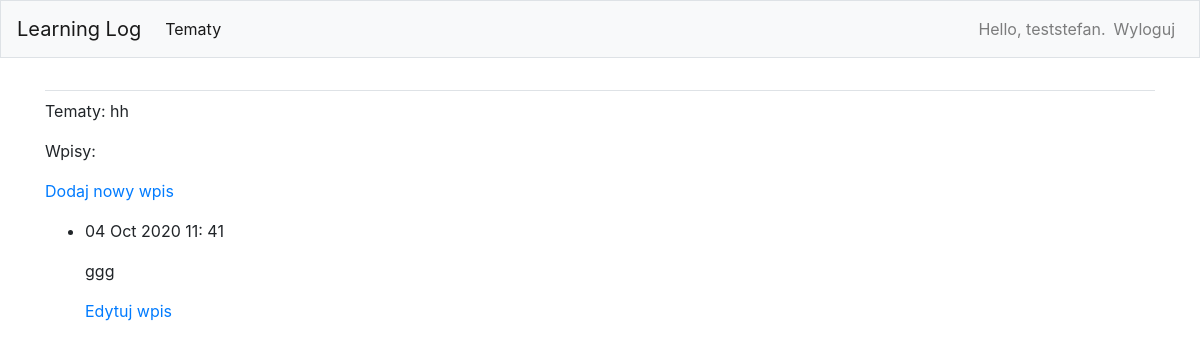
Screenshot of /topics/11 (signed in) with the database file from the repository.
### learning_logs/models.py (models this page shows, shortened)
class Topic(models.Model):
    text = models.CharField(max_length=200)
    data_added = models.DateTimeField(auto_now_add=True)
    owner = models.ForeignKey(User, on_delete=models.CASCADE)
    def __str__(self):
        return self.text

class Entry(models.Model):
    topic = models.ForeignKey(Topic, on_delete=models.CASCADE)
    text = models.TextField()
    date_added = models.DateTimeField(auto_now_add=True)
    class Meta:
        verbose_name_plural = 'entries'

### learning_logs/views.py (the view)
# urls.py: path('topics/<topic_id>', topic, name='topic'),
@login_required
def topic(request, topic_id):
    topic = Topic.objects.get(id=topic_id)
    if topic.owner != request.user:
        raise Http404
    entries = topic.entry_set.order_by('-date_added')
    context = {'topic': topic, 'entries': entries}
    return render(request, 'learning_logs/topic.html', context)

### learning_logs/templates/learning_logs/topic.html
{% extends 'learning_logs/base.html'%}
{% block content %}
    <p>Tematy: {{ topic }}</p>
    <p>Wpisy:</p>
    <p>
        <a href="{% url 'learning_logs:new_entry' topic.id %}">Dodaj nowy wpis</a>
    </p>
    <ul>
    {% for entry in entries %}
        <li>
            <p>{{ entry.date_added|date:' d M Y H: i' }}</p>
            <p>{{ entry.text|linebreaks }}</p>
            <p>
                <a href="{% url 'learning_logs:edit_entry' entry.id %}">Edytuj wpis</a>
            </p>
        </li>
    {% empty %}
        <li>
            Nie ma jeszcze zadnego wpisu
        </li>
    {% endfor %}
    </ul>
{% endblock content %}

### learning_logs/templates/learning_logs/base.html (shortened to what this page needs)
{% load bootstrap4 %}
<!DOCTYPE html>
<html lang="pl">
  <head>
    {% bootstrap_css %}
  </head>
  <body>
    <nav class="navbar navbar-expand-lg navbar-light bg-light mb-4 border">
      <a class="navbar-brand" href="{% url 'learning_logs:index' %}">Learning Log</a>
      <div class="collapse navbar-collapse" id="navbarSupportedContent">
        <ul class="navbar-nav mr-auto">
          <li class="nav-item active">
            <a class="nav-link" href="{% url 'learning_logs:topics' %}">Tematy<span class="sr-only">(current)</span></a>
          </li>
        </ul>
        <ul class="navbar-nav ml-auto">
          {% if user.is_authenticated %}
            <li class="nav-item">
              <span class="navbar-text">Hello, {{ user.username }}.</span>
            </li>
            <li class="nav-item">
              <a class="nav-link" href="{% url 'users:logout' %}">Wyloguj</a>
            </li>
          {% else %}
            <li class="nav-item">
              <a class="nav-link" href="{% url 'users:register' %}">Rejestracja</a>
            </li>
            <li class="nav-item">
              <a class="nav-link" href="{% url 'users:login' %}">Zaloguj</a></li>
          {% endif %}
        </ul>
      </div>
    </nav>
    <main role="main" class="container">
      <div class="pb-2 mb-2 border-bottom">
      </div>
      <div>
        {% block content %}{% endblock content %}
      </div>
    </main>
  </body>

### rows the page displays
Topic: text "hh"
Entry: date_added "04 Oct 2020 11: 41", text "ggg"

### other values shown
{{ user.username }} "teststefan"
